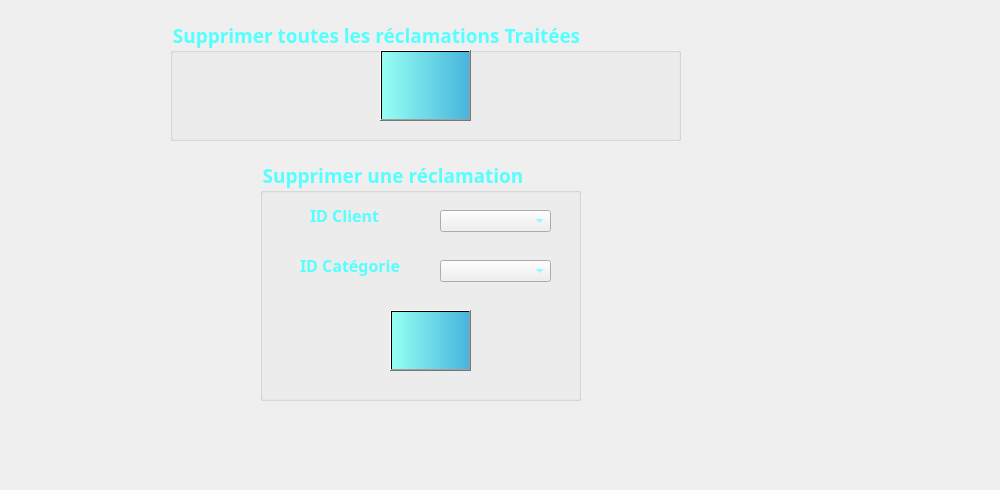
     <widget class="QWidget" name="tab_reclamation_7">
      <attribute name="title">
       <string>Supprimer</string>
      </attribute>
      <widget class="QLabel" name="label_reclamation_35">
       <property name="geometry">
        <rect>
         <x>-50</x>
         <y>-40</y>
         <width>991</width>
         <height>481</height>
        </rect>
       </property>
       <property name="text">
        <string/>
       </property>
       <property name="pixmap">
        <pixmap>../../../../../../Downloads/154381946_1831634480335042_4446684979299693543_n.jpg</pixmap>
       </property>
      </widget>
      <widget class="QGroupBox" name="groupBox_reclamation_3">
       <property name="geometry">
        <rect>
         <x>260</x>
         <y>160</y>
         <width>321</width>
         <height>241</height>
        </rect>
       </property>
       <property name="font">
        <font>
         <family>Lucida Calligraphy</family>
         <pointsize>14</pointsize>
         <weight>75</weight>
         <bold>true</bold>
        </font>
       </property>
       <property name="layoutDirection">
        <enum>Qt::LeftToRight</enum>
       </property>
       <property name="styleSheet">
        <string notr="true">color: rgb(255, 80, 97);
color: rgb(0, 255, 255);
color: rgb(85, 255, 255);
</string>
       </property>
       <property name="title">
        <string>Supprimer une réclamation</string>
       </property>
       <widget class="QLabel" name="label_reclamation_29">
        <property name="geometry">
         <rect>
          <x>168</x>
          <y>318</y>
          <width>2101</width>
          <height>2211</height>
         </rect>
        </property>
        <property name="text">
         <string/>
        </property>
        <property name="pixmap">
         <pixmap>macaron.jpg</pixmap>
        </property>
       </widget>
       <widget class="QLabel" name="label_reclamation_30">
        <property name="geometry">
         <rect>
          <x>50</x>
          <y>40</y>
          <width>171</width>
          <height>31</height>
         </rect>
        </property>
        <property name="font">
         <font>
          <family>Lucida Calligraphy</family>
          <pointsize>12</pointsize>
          <weight>75</weight>
          <bold>true</bold>
         </font>
        </property>
        <property name="text">
         <string>ID Client</string>
        </property>
       </widget>
       <widget class="QPushButton" name="pushButton_3">
        <property name="geometry">
         <rect>
          <x>130</x>
          <y>150</y>
          <width>81</width>
          <height>61</height>
         </rect>
        </property>
        <property name="font">
         <font>
          <family>Lucida Calligraphy</family>
          <pointsize>11</pointsize>
          <weight>75</weight>
          <bold>true</bold>
         </font>
        </property>
        <property name="styleSheet">
         <string notr="true">background-color: qlineargradient(spread:pad, x1:0, y1:0, x2:1, y2:0, stop:0 rgba(150, 255, 242, 255), stop:1 rgba(71, 181, 222, 255));</string>
        </property>
        <property name="text">
         <string/>
        </property>
        <property name="icon">
         <iconset>
          <normaloff>../../../../../../Downloads/poubelle.png</normaloff>../../../../../../Downloads/poubelle.png</iconset>
        </property>
        <property name="iconSize">
         <size>
          <width>150</width>
          <height>150</height>
         </size>
        </property>
       </widget>
       <widget class="QLabel" name="label_reclamation_31">
        <property name="geometry">
         <rect>
          <x>40</x>
          <y>90</y>
          <width>171</width>
          <height>31</height>
         </rect>
        </property>
        <property name="font">
         <font>
          <family>Lucida Calligraphy</family>
          <pointsize>12</pointsize>
          <weight>75</weight>
          <bold>true</bold>
         </font>
        </property>
        <property name="text">
         <string>ID Catégorie</string>
        </property>
       </widget>
       <widget class="QComboBox" name="comboBox_reclamation_5">
        <property name="geometry">
         <rect>
          <x>180</x>
          <y>100</y>
          <width>111</width>
          <height>22</height>
         </rect>
        </property>
       </widget>
       <widget class="QComboBox" name="comboBox_reclamation_6">
        <property name="geometry">
         <rect>
          <x>180</x>
          <y>50</y>
          <width>111</width>
          <height>22</height>
         </rect>
        </property>
       </widget>
      </widget>
      <widget class="QGroupBox" name="groupBox_reclamation_4">
       <property name="geometry">
        <rect>
         <x>170</x>
         <y>20</y>
         <width>511</width>
         <height>121</height>
        </rect>
       </property>
       <property name="font">
        <font>
         <family>Lucida Calligraphy</family>
         <pointsize>14</pointsize>
         <weight>75</weight>
         <bold>true</bold>
        </font>
       </property>
       <property name="layoutDirection">
        <enum>Qt::LeftToRight</enum>
       </property>
       <property name="styleSheet">
        <string notr="true">color: rgb(255, 80, 97);
color: rgb(0, 255, 255);
color: rgb(85, 255, 255);
</string>
       </property>
       <property name="title">
        <string>Supprimer toutes les réclamations Traitées</string>
       </property>
       <widget class="QLabel" name="label_reclamation_32">
        <property name="geometry">
         <rect>
          <x>168</x>
          <y>318</y>
          <width>2101</width>
          <height>2211</height>
         </rect>
        </property>
        <property name="text">
         <string/>
        </property>
        <property name="pixmap">
         <pixmap>macaron.jpg</pixmap>
        </property>
       </widget>
       <widget class="QPushButton" name="pushButton_4">
        <property name="geometry">
         <rect>
          <x>210</x>
          <y>30</y>
          <width>91</width>
          <height>71</height>
         </rect>
        </property>
        <property name="font">
         <font>
          <family>Lucida Calligraphy</family>
          <pointsize>11</pointsize>
          <weight>75</weight>
          <bold>true</bold>
         </font>
        </property>
        <property name="styleSheet">
         <string notr="true">background-color: qlineargradient(spread:pad, x1:0, y1:0, x2:1, y2:0, stop:0 rgba(150, 255, 242, 255), stop:1 rgba(71, 181, 222, 255));</string>
        </property>
        <property name="text">
         <string/>
        </property>
        <property name="icon">
         <iconset>
          <normaloff>../../../../../../Downloads/poubelle.png</normaloff>../../../../../../Downloads/poubelle.png</iconset>
        </property>
        <property name="iconSize">
         <size>
          <width>150</width>
          <height>150</height>
         </size>
        </property>
       </widget>
      </widget>
     </widget>
